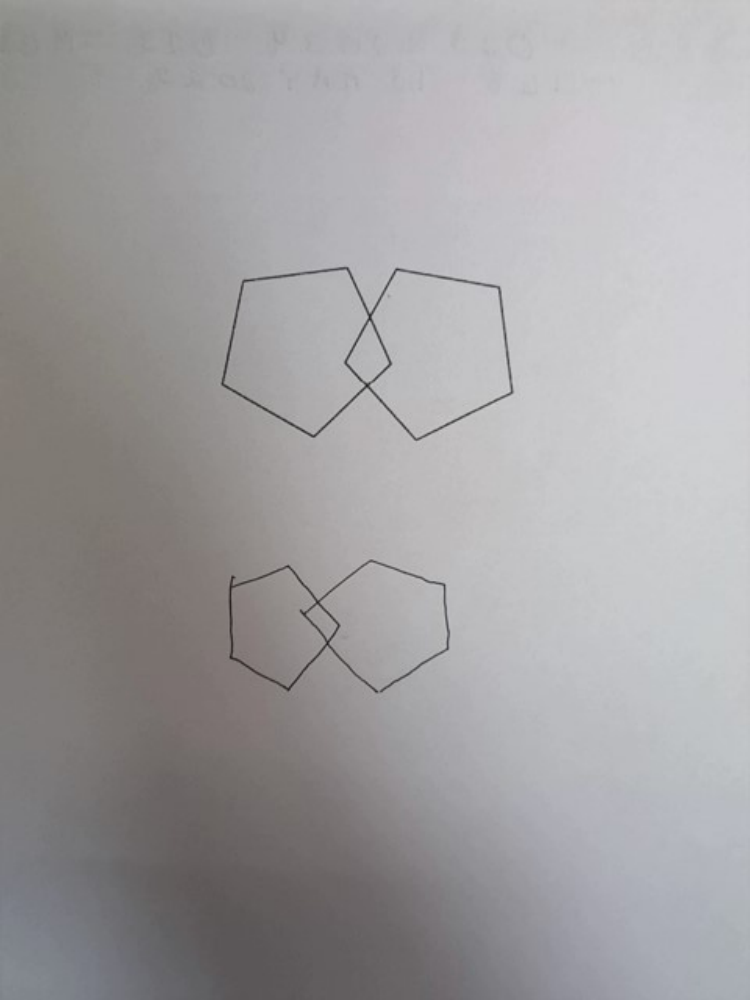
#> input picture pct/dataset/samples/0ECFA35F-87BC-4189-8AF8-08DD8B834DD4_Week_168_Visit_PACC_-_Version_A_MMSEdrawing_page1.png, 750 x 1000 px
$ python -i shape_detection.py   (imports and definitions only)
#> lines starting #> are read from the running program, lines starting #| are printed output that depends on the picture; after the words box and inside, x2 and y2 are one past the last pixel; in counts of white or black regions, pixels touching at a corner belong together
#> further down, picture is the input picture: shape (1000, 750, 3); mean B, G, R 161.8, 160.2, 161.9
import numpy as np
import cv2

def plain_shape_detection(img_bgr: np.ndarray):
    annotated_img = img_bgr.copy()
    gray = cv2.cvtColor(img_bgr, cv2.COLOR_BGR2GRAY)
    _, threshold = cv2.threshold(gray, 127, 255, cv2.THRESH_BINARY) #  converting image to binary format that's it (normal thresholding) --> can change to OSTU thresholding or adaptive
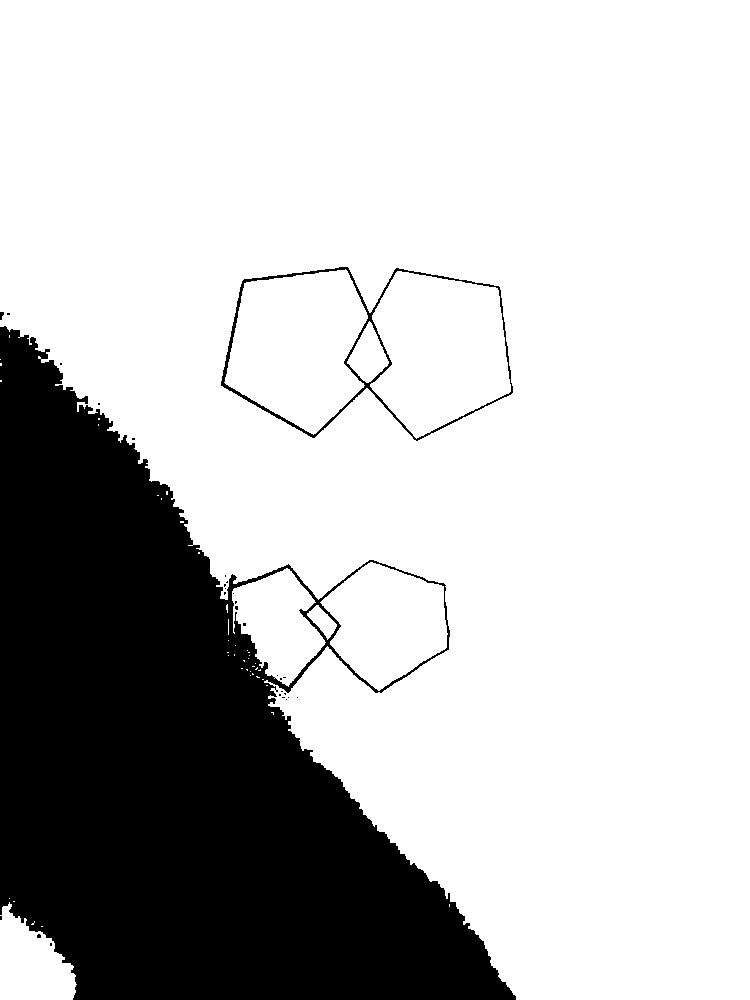
#> threshold: shape (1000, 750); 75.8% white; 29 black regions (26 under 20 px)

    contours, _ = cv2.findContours(threshold, cv2.RETR_TREE, cv2.CHAIN_APPROX_SIMPLE)
#> contours = 76 contours, 66 with area under 20; largest, box (x1, y1, x2, y2) and area: (0, 0, 750, 1000) 546309, (220, 266, 514, 442) 38258, (370, 271, 511, 439) 16848, (224, 269, 368, 435) 16599, (320, 562, 448, 691) 10634

    # add contour morphological cleaning if necessary

    # ----------------------------------------------
    PERIMETER_FACTOR = 0.01
    # Process each contour
    for i, contour in enumerate(contours):
        cnt_area = cv2.contourArea(contour)
        hull = cv2.convexHull(contour)
        hull_area = cv2.contourArea(hull)
        if hull_area == 0:
            continue

        # checking solidity
        solidity = float(cnt_area)/hull_area
        if solidity < 0.05:
            continue

        perimeter = PERIMETER_FACTOR * cv2.arcLength(contour, True) # epsilon value
        approx = cv2.approxPolyDP(contour, perimeter, True)
        for vertex in approx:
            x, y = vertex[0]
            # print(f"Vertex: ({x}, {y})")
            cv2.circle(annotated_img, (x, y), 5, (0, 255, 0), -1)

        # Draw contour
        cv2.drawContours(annotated_img, [contour], 0, (0, 0, 255), 2)
        # tight bbox around contours
        x_bbox, y_bbox, w_bbox, h_bbox = cv2.boundingRect(contour)
        # Draw the bounding box (color: Red, thickness: 2)
        cv2.rectangle(annotated_img, (x_bbox, y_bbox), (x_bbox + w_bbox, y_bbox + h_bbox), (255, 0, 0), 2)

        # Find center (point of the contour)
        M = cv2.moments(contour)
        if M['m00'] != 0:
            x = int(M['m10'] / M['m00'])
            y = int(M['m01'] / M['m00'])

        # Detect shape
        label=f"cnt-{i}"
        # Label the shape
        cv2.putText(annotated_img, label, (x, y), cv2.FONT_HERSHEY_SIMPLEX, 0.6, (255, 255, 255), 2)
#> this loop made 76 passes
#> (cnt_area, hull_area, solidity, perimeter, x_bbox, y_bbox, w_bbox, h_bbox) on passes 4, 6, 33, 35, 43, 55: (4795, 5246, 0.914, 3.6, 0, 902, 77, 98), (20, 20, 1, 0.165, 36, 933, 6, 6), (446, 495, 0.901, 0.955, 307, 605, 30, 35), (6403, 7369, 0.869, 4.51, 232, 568, 94, 119), (10633.5, 11192, 0.95, 4.26, 320, 562, 128, 129), (546309, 582799, 0.937, 43.18, 0, 0, 750, 1000)
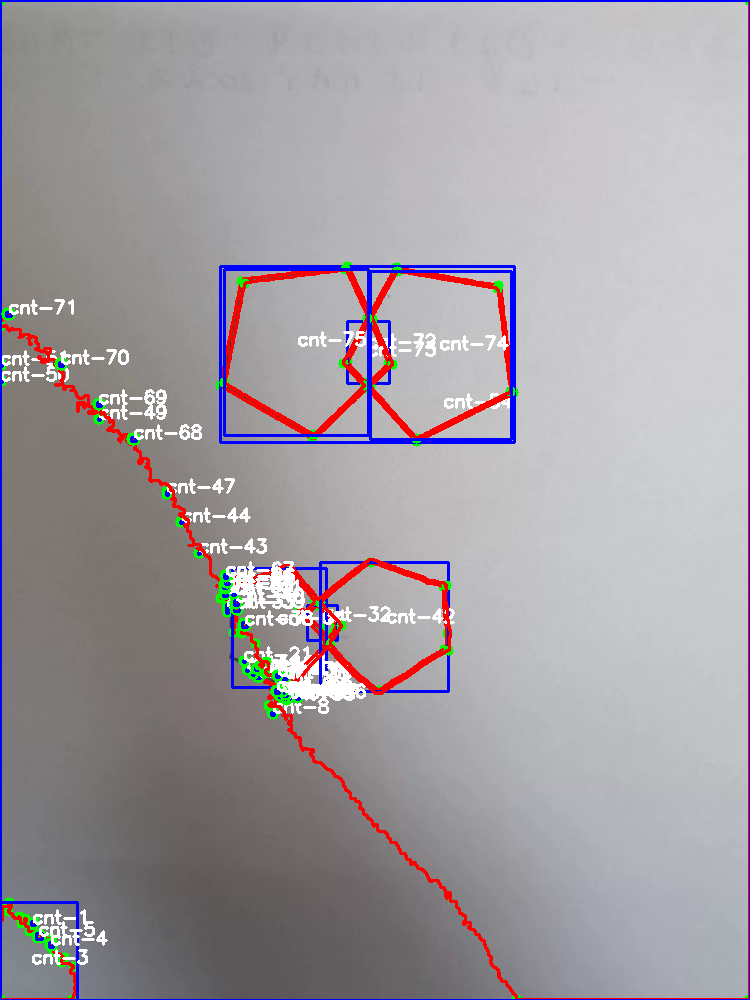
#> annotated_img: shape (1000, 750, 3); 6.35% of pixels changed, all inside (x1, y1, x2, y2) = (0, 0, 750, 1000)


    return annotated_img

>>> import cv2
>>> picture = cv2.imread('../dataset/samples/0ECFA35F-87BC-4189-8AF8-08DD8B834DD4_Week_168_Visit_PACC_-_Version_A_MMSEdrawing_page1.png')
>>> result = plain_shape_detection(picture)

$ run again, on pct/dataset/samples/3958C7C5-417F-4D7A-24E6-08DD6B7CB098_Week_48_Visit_PACC_-_Version_A_MMSEdrawing_page1.png
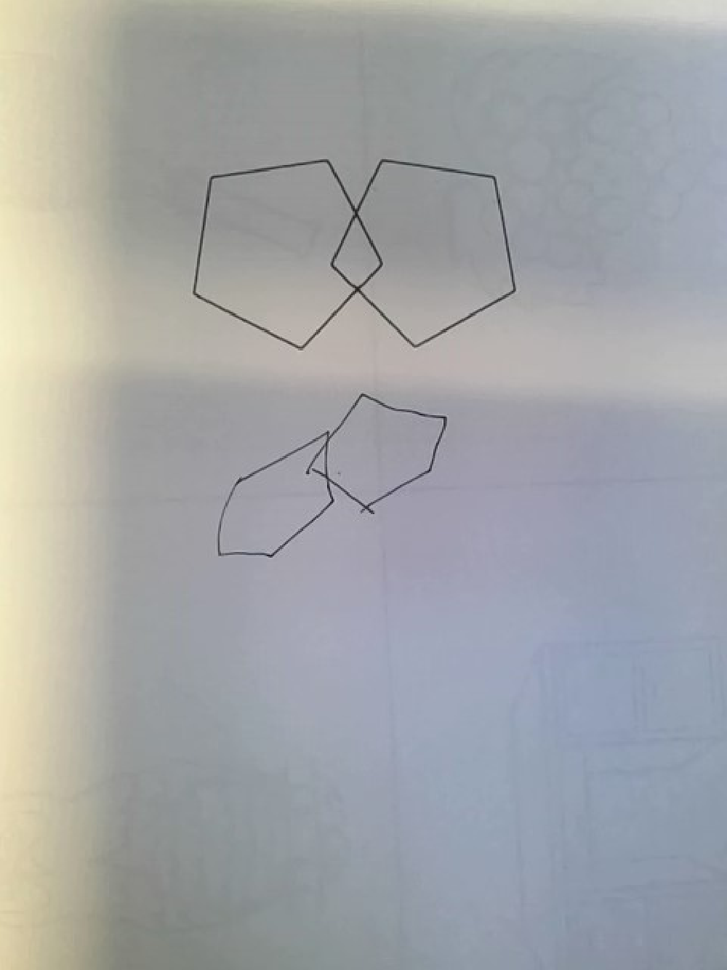
#> input picture pct/dataset/samples/3958C7C5-417F-4D7A-24E6-08DD6B7CB098_Week_48_Visit_PACC_-_Version_A_MMSEdrawing_page1.png, 727 x 970 px, shrunk from 1000 x 1334 before the run
#> picture is the input picture: shape (970, 727, 3); mean B, G, R 167.3, 165.1, 163
#> in plain_shape_detection, `_, threshold = cv2.threshold(gray, 127, 255, cv2.THRESH_BINARY) #  con..`:
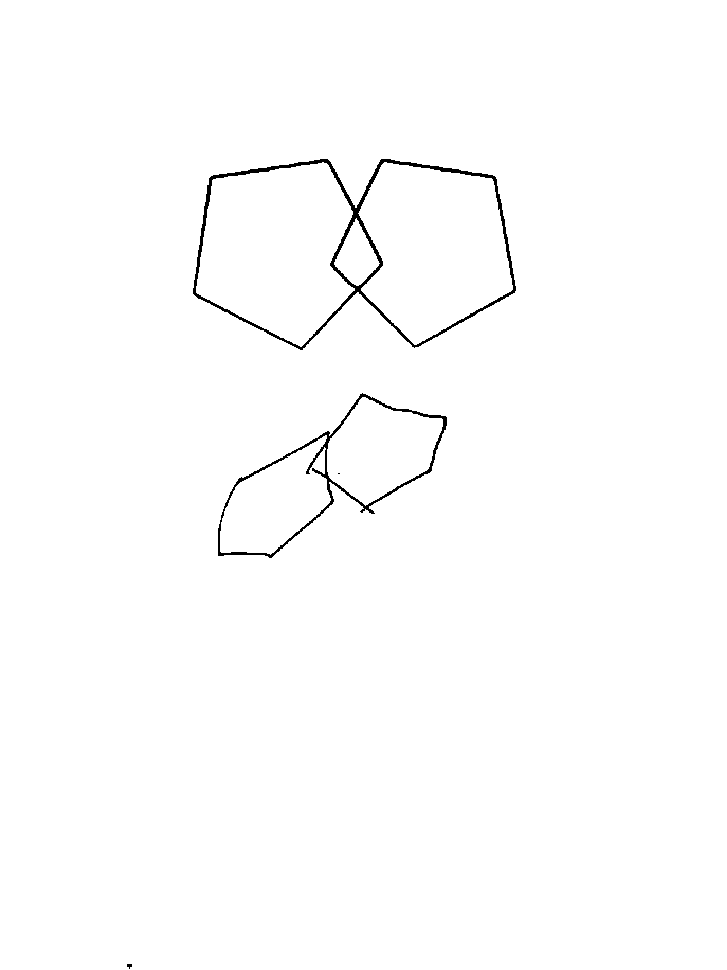
#> threshold: shape (970, 727); 99.2% white; 4 black regions (2 under 20 px)
#> contours = 10 contours, 1 with area under 20; largest, box (x1, y1, x2, y2) and area: (0, 0, 727, 970) 703494, (192, 158, 517, 351) 47088, (196, 162, 355, 347) 20908, (358, 162, 513, 345) 19846, (217, 392, 448, 559) 18157
#> the loop in plain_shape_detection, `for i, contour in enumerate(contours):` made 10 passes
#> (cnt_area, hull, hull_area, solidity, perimeter, approx, x_bbox, y_bbox) on pass 1: (703494, [[726, 0], [726, 969], [0, 969], [0, 0]], 703494, 1, 33.9, [[0, 0], [0, 969], [726, 969], [726, 0]], 0, 0)
#> after the loop in plain_shape_detection, `for i, contour in enumerate(contours):`:
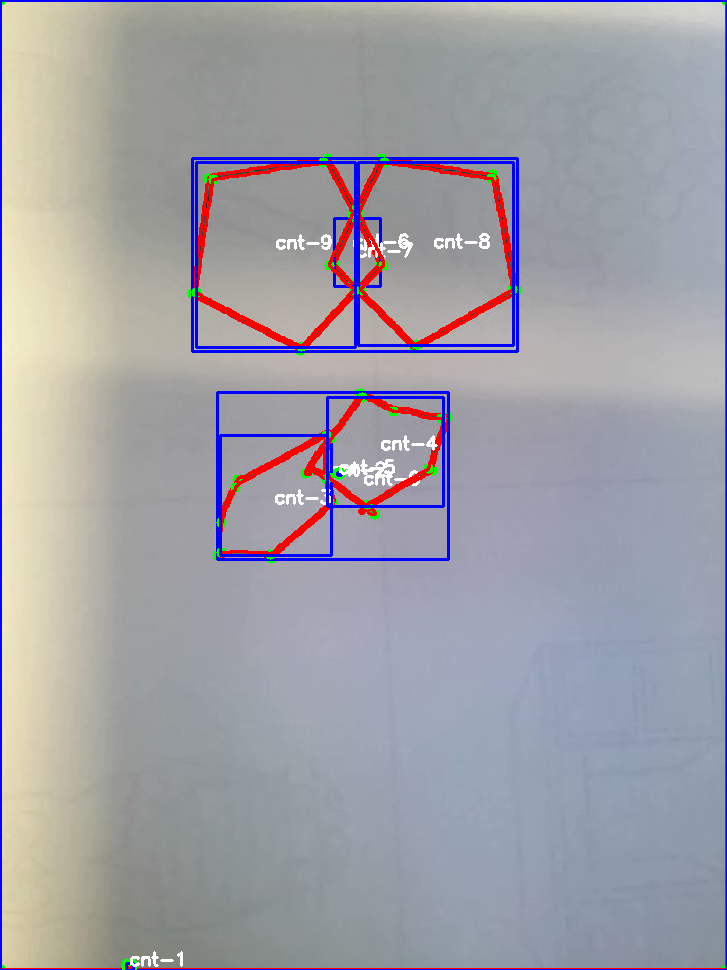
#> annotated_img: shape (970, 727, 3); 4.91% of pixels changed, all inside (x1, y1, x2, y2) = (0, 0, 727, 970)

$ run again, on pct/dataset/samples/48964A27-FA15-4688-6CE4-08DD81123178_Week_48_Visit_PACC_-_Version_A_MMSEdrawing_page1.png
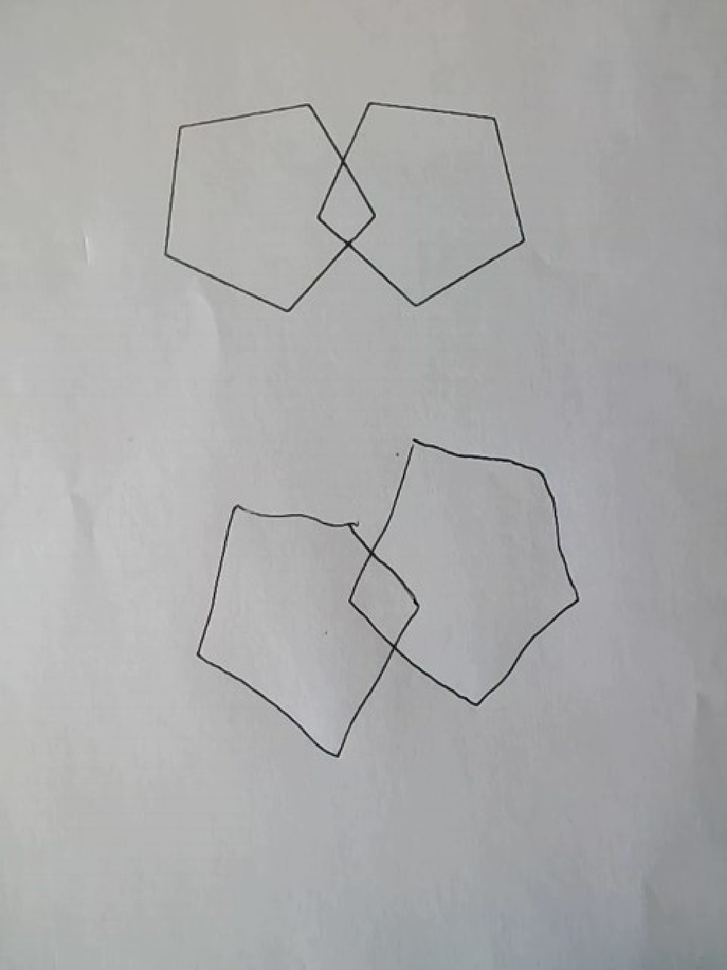
#> input picture pct/dataset/samples/48964A27-FA15-4688-6CE4-08DD81123178_Week_48_Visit_PACC_-_Version_A_MMSEdrawing_page1.png, 727 x 970 px, shrunk from 1000 x 1334 before the run
#> picture is the input picture: shape (970, 727, 3); mean B, G, R 170.9, 170.6, 170.3
#> in plain_shape_detection, `_, threshold = cv2.threshold(gray, 127, 255, cv2.THRESH_BINARY) #  con..`:
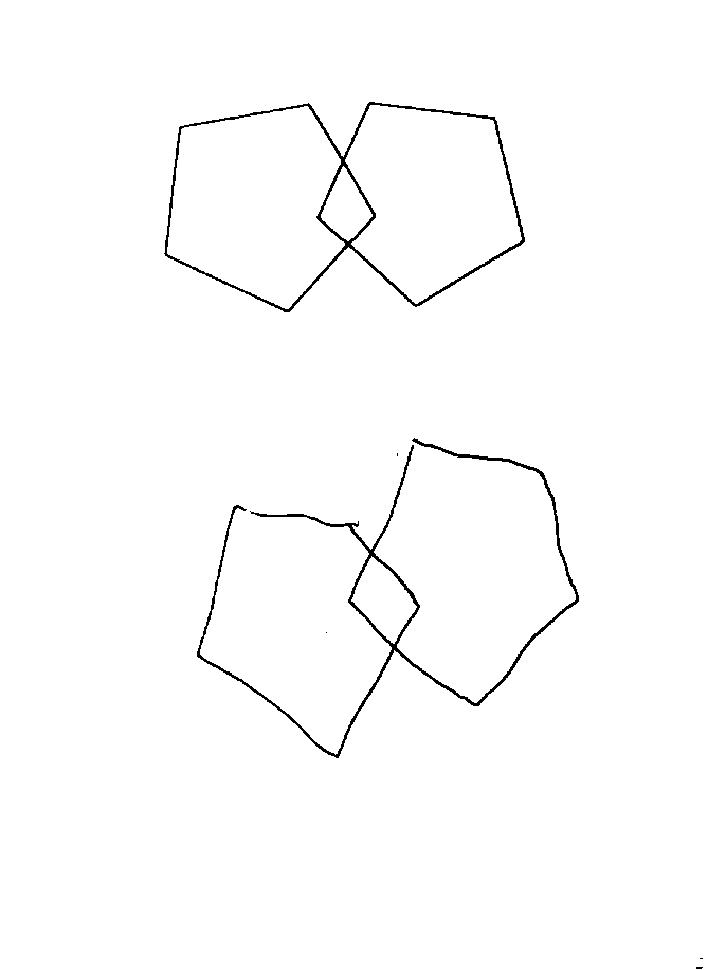
#> threshold: shape (970, 727); 98.9% white; black in thin lines or dots, all inside (x1, y1, x2, y2) = (164, 102, 703, 969)
#> contours = 12 contours, 4 with area under 20; largest, box (x1, y1, x2, y2) and area: (0, 0, 727, 970) 703494, (163, 101, 526, 313) 56770, (167, 106, 345, 309) 25828, (345, 105, 522, 304) 24194, (196, 437, 580, 759) 8586, (351, 556, 417, 644) 2942, (321, 166, 373, 241) 2019, (695, 966, 704, 970) 20
#> the loop in plain_shape_detection, `for i, contour in enumerate(contours):` made 12 passes
#> (cnt_area, hull, hull_area, solidity, perimeter, approx, x_bbox, y_bbox) on pass 1: (703494, [[726, 0], [726, 969], [0, 969], [0, 0]], 703494, 1, 33.9, [[0, 0], [0, 969], [726, 969], [726, 0]], 0, 0)
#> after the loop in plain_shape_detection, `for i, contour in enumerate(contours):`:
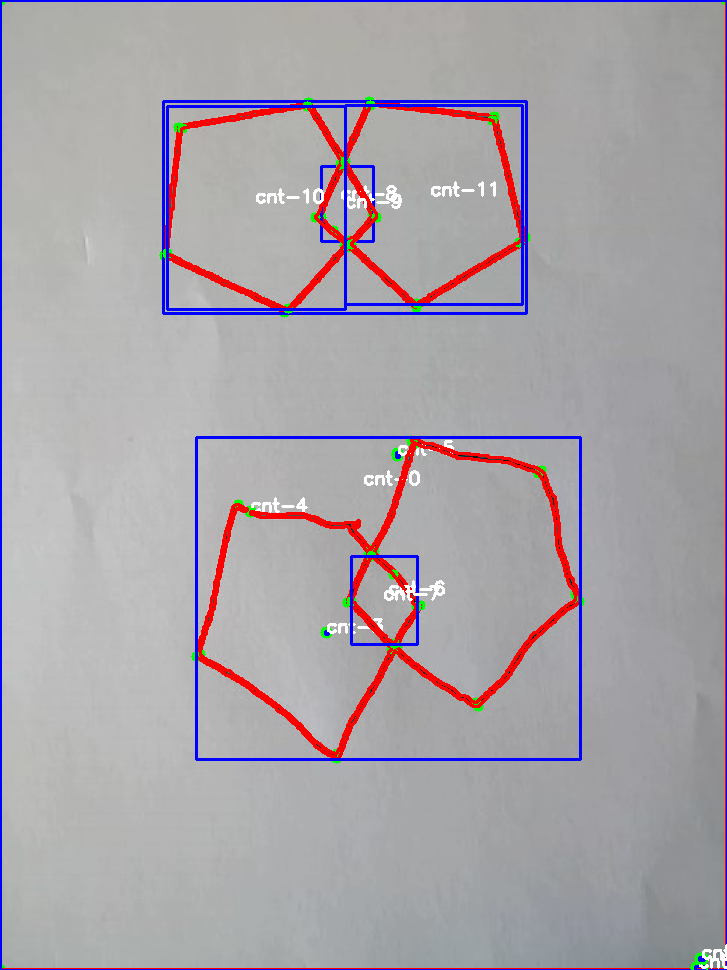
#> annotated_img: shape (970, 727, 3); 5.95% of pixels changed, all inside (x1, y1, x2, y2) = (0, 0, 727, 970)
